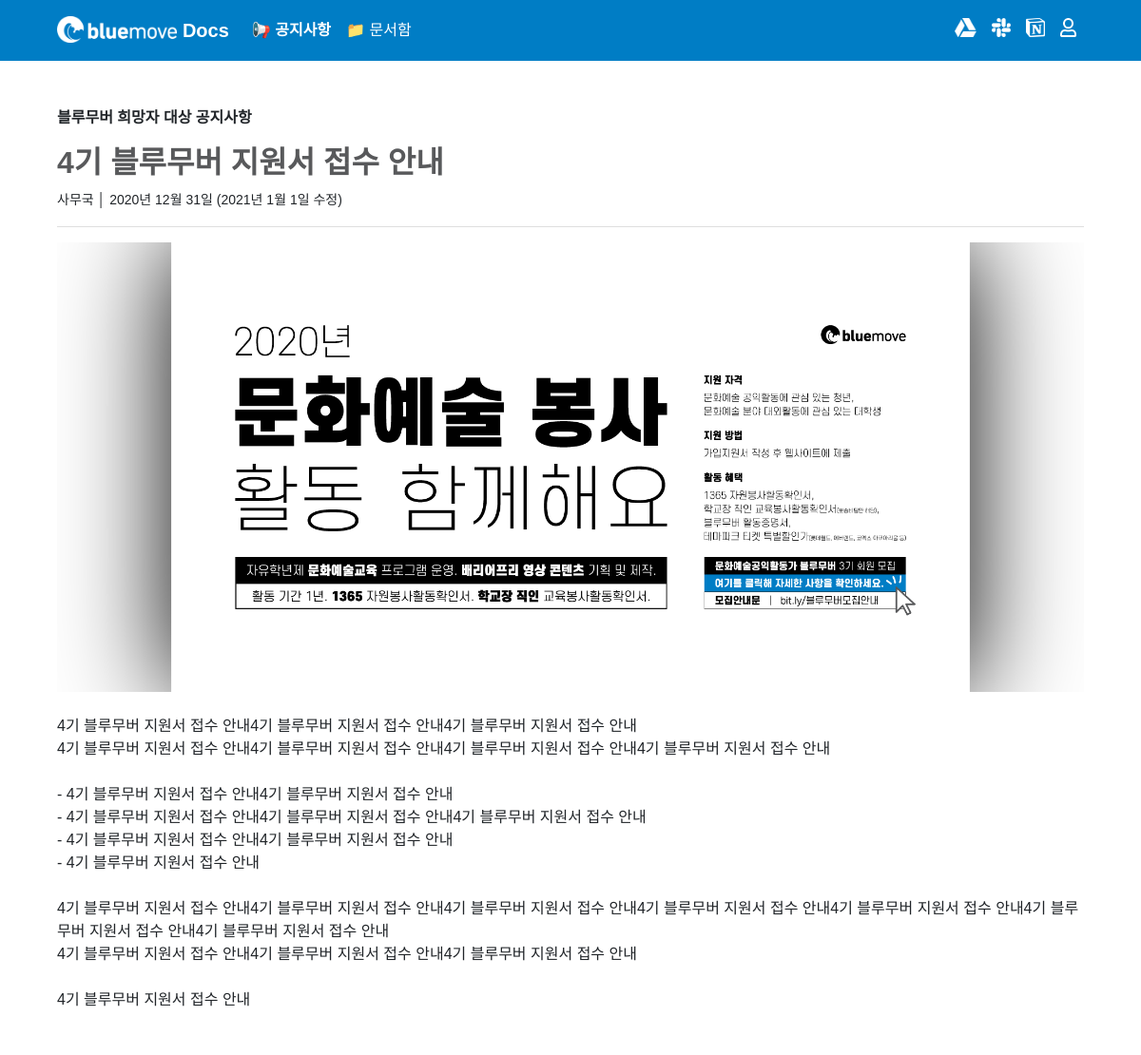
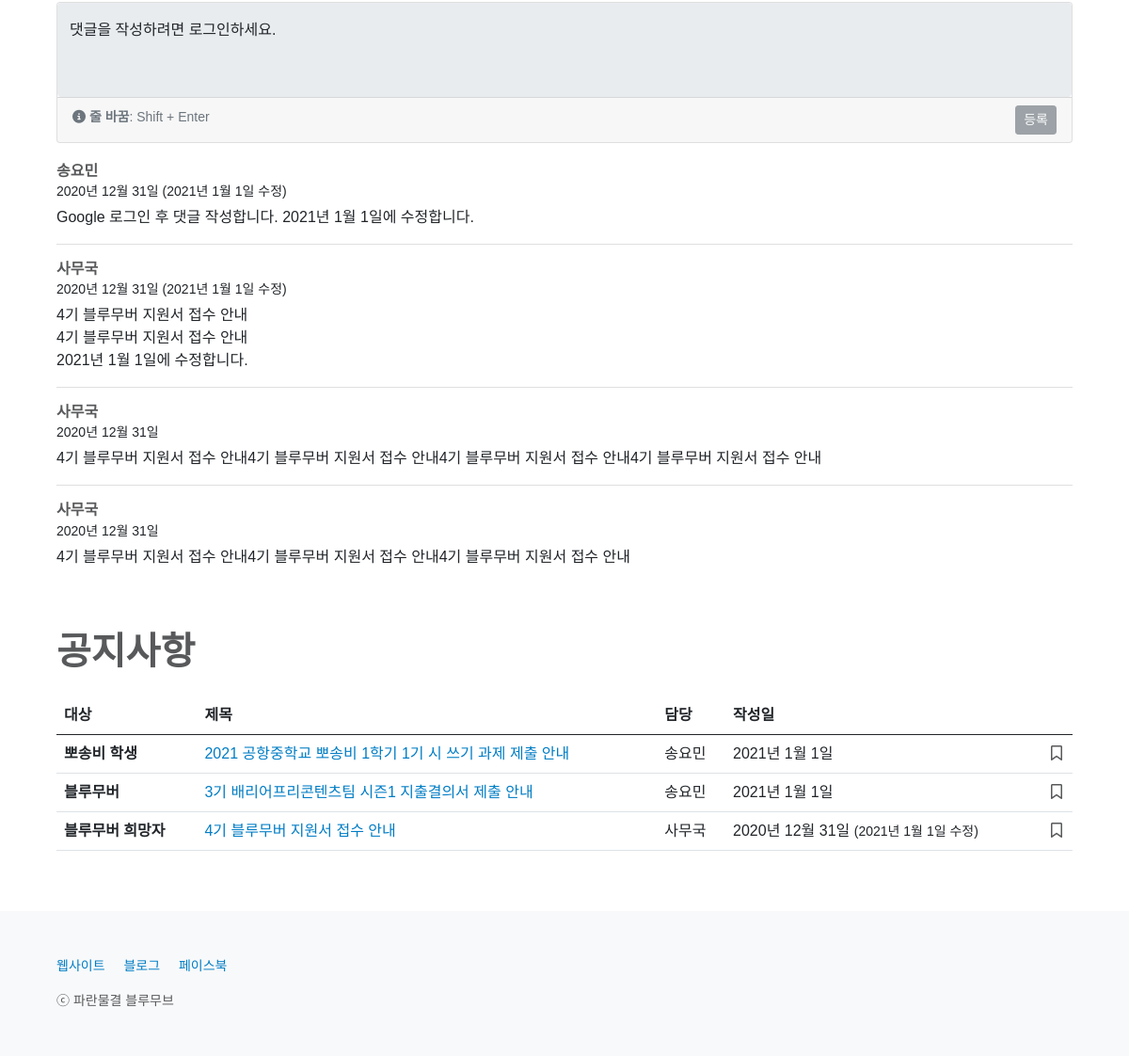
/notice/3/, run on an earlier commit of the app's database (2 pictures, top to bottom).
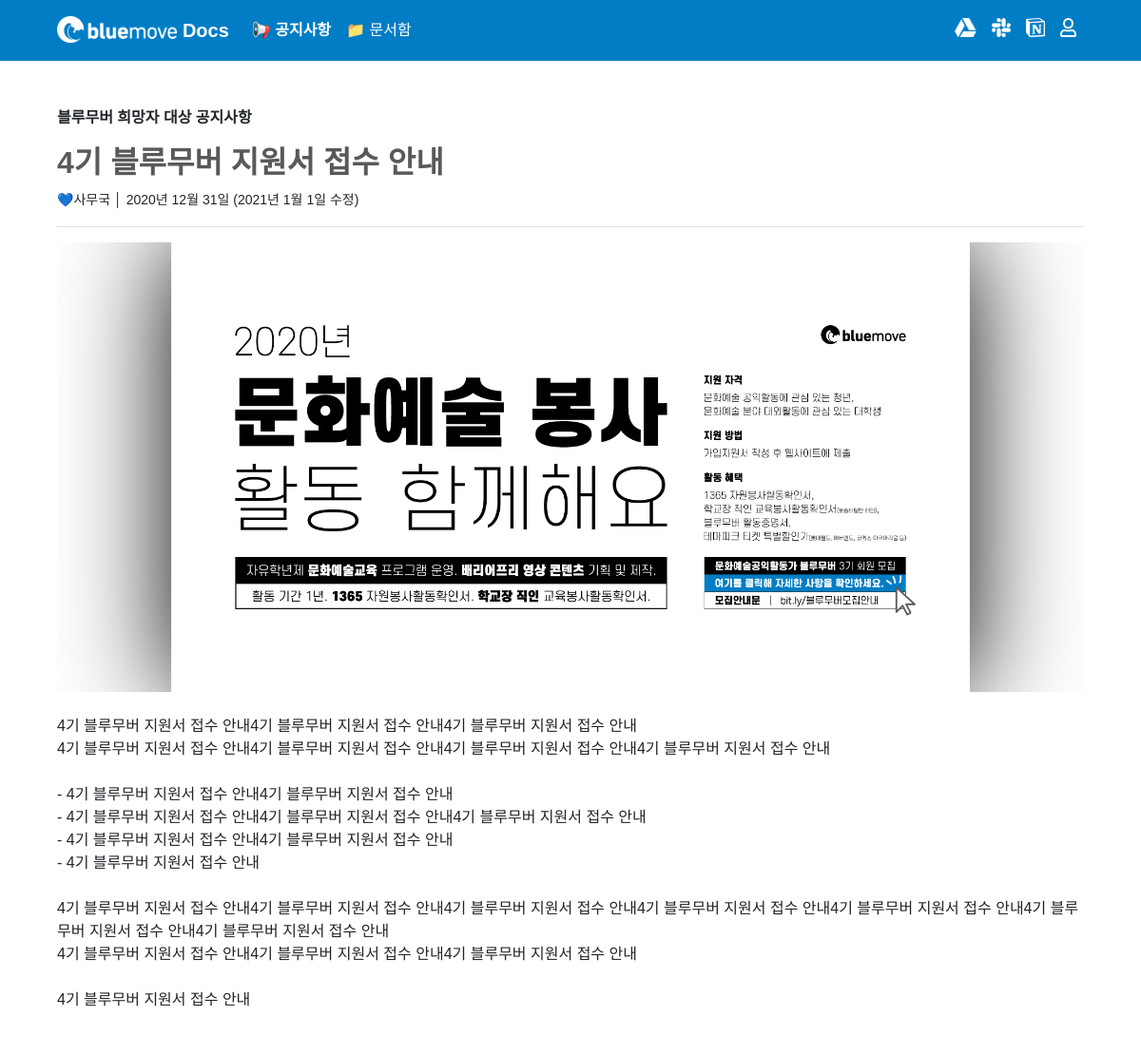
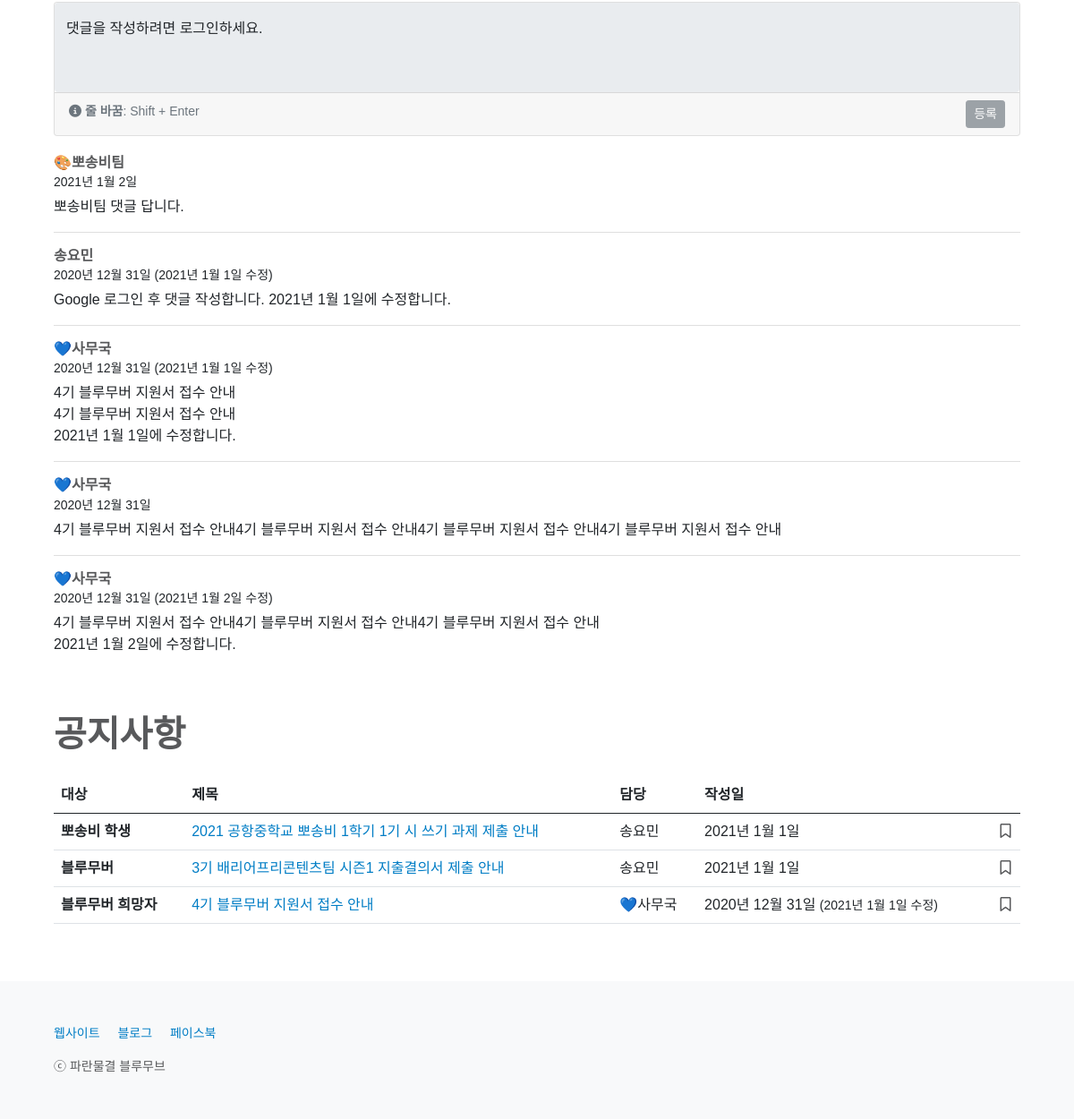
And on a later commit of the database (2 pictures, top to bottom).
### notice/models.py (models this page shows, shortened)
class Notice(models.Model):
    CATEGORY_CHOICES = {
        ('bluemover', '블루무버'),
        ('applicant', '블루무버 희망자'),
        ('posongvi', '뽀송비 학생')
    }
    title = models.CharField(max_length = 50, null = False)
    writer = models.ForeignKey(User, on_delete=models.CASCADE, null = True)
    category = models.CharField(max_length = 50, choices = CATEGORY_CHOICES, null = False)
    content = models.TextField(null = False)
    image = models.ImageField(upload_to='images/', null = True)
    created_at = models.DateField(auto_now_add = True)
    updated_at = models.DateField(auto_now = True)
    favorite_user_set = models.ManyToManyField(User, blank=True, related_name="favorite_user_set", through="Favorite")

class Comment(models.Model):
    content = models.TextField(null = False)
    writer = models.ForeignKey(User, on_delete = models.CASCADE)
    notice = models.ForeignKey(Notice, on_delete=models.CASCADE, related_name='comments')
    created_at = models.DateField(auto_now_add = True)
    updated_at = models.DateField(auto_now = True)

### notice/views.py (the view)
# urls.py: path('<int:id>/', read, name='read'),
def read(request, id):
    notice = Notice.objects.get(pk=id)
    all_noticies = Notice.objects.all().order_by('-id')
    all_comments = notice.comments.all().order_by('-id')
    return render(request, 'notice/read.html', {'notice': notice, 'all_noticies': all_noticies, 'all_comments': all_comments})

### notice/templates/notice/read.html (shortened to what this page needs)
{% extends 'base.html' %}
{% block content %}
{% include 'shared/_navbar4notice.html' %}
<main class="px-3 px-md-5">
    <div class="container-md my-5">
        <p style="font-weight: 600;">
            {% if notice.category == 'applicant' %}
            블루무버 희망자 대상 공지사항
            {% endif %}
        </p>
        <h2 style="font-weight: 600; color: #58595B;">{{ notice.title }}</h2>
        <small>
            {% if not notice.writer.first_name == '' %}
            {{ notice.writer.last_name }}{{ notice.writer.first_name }}
            {% else %}
            {{ notice.writer }}
            {% endif %}
            │
            {% if notice.created_at == notice.updated_at %}
            {{ notice.created_at }}
            {% else %}
            {{ notice.created_at }} ({{ notice.updated_at }} 수정)
            {% endif %}
        </small>
        <hr class="text-black-50">
        {% if notice.image %}
        <div class="mb-4 d-flex justify-content-center">
            <img src="{{ notice.image.url }}" class="img-fluid" alt="이미지 내용은 아래 본문과 같으니 참고하시기 바랍니다.">
        </div>
        {% endif %}
        <div style="white-space:pre-wrap;">{{ notice.content }}</div>
    </div>
    <div class="container-md">
        <form id="commentForm" name="commentForm" action="{% url 'notice:create_comment' notice.id %}#commentBoxPosition" method="POST">
            <div class="card">
                <div class="form-floating">
                    <textarea class="form-control" placeholder="댓글을 입력하세요." id="content" name="content" style="border: none; height: 100px; resize: none;" {% if not user.is_authenticated %}disabled{% endif %}></textarea>
                    <label for="content">
                    </label>
                </div>
                <div class="card-footer d-flex justify-content-between">
                    <div>
                        <small class="align-middle" style="color: #6C757D;"><i class="fas fa-info-circle"></i> <span style="font-weight: 600;">줄 바꿈</span>: Shift + Enter</small>
                    </div>
                    <div>
                        <button type="submit" class="btn btn-secondary btn-sm" onclick="button_click();" {% if not user.is_authenticated %}disabled{% endif %}>등록</button>
                    </div>
                </div>
            </div>
        </form>
    </div>
    <div class="container-md">
        <div class="list-group list-group-flush mt-1">
            {% for comment in all_comments %}
            <div class="list-group-item px-0 py-3">
                <h6 class="card-title m-0" style="font-weight: 600; color: #58595B;">
                    {% if not comment.writer.first_name == '' %}
                    {{ comment.writer.last_name }}{{ comment.writer.first_name }}
                    {% else %}
                    {{ comment.writer }}
                    {% endif %}
                </h6>
                <small class="card-subtitle mb-2">
                    {% if comment.created_at == comment.updated_at %}
                    {{ comment.created_at }}
                    {% else %}
                    {{ comment.created_at }} ({{ comment.updated_at }} 수정)
                    {% endif %}
                </small>
                <p class="card-text mt-1" style="white-space:pre-wrap;">{{ comment.content }}</p>
            </div>
            {% endfor %}
        </div>
    </div>
    <div class="container-md mt-5">
        <h1 class="mb-4" style="font-weight: 600; color: #58595B;">공지사항</h1>
        {% include 'shared/_noticetable.html' %}
    </div>
</main>
{% endblock %}

### home/templates/base.html (shortened to what this page needs)
{% load static %}
<!doctype html>
<html lang="ko">
    <head>
        <link href="/static/css/font.css" rel="stylesheet">
        <link href="https://cdn.jsdelivr.net/npm/bootstrap@5.0.0-beta1/dist/css/bootstrap.min.css" rel="stylesheet">
    </head>
    <body>
        {% block content %}
        {% endblock %}
        <footer class="bd-footer p-3 p-md-5 mt-5 bg-light text-center text-md-start" style="position: sticky;">
            <div class="container-md">
                <small>
                    <ul class="bd-footer-links ps-0 mb-3">
                        <li class="d-inline-block"><a href="https://bluemove.or.kr:451" target="_blank">웹사이트</a></li>
                        <li class="d-inline-block ms-3"><a href="https://blog.naver.com/bluewavebluemove" target="_blank">블로그</a></li>
                        <li class="d-inline-block ms-3"><a href="https://fb.com/bwbluemove" target="_blank">페이스북</a></li>
                    </ul>
                    <p class="mb-0" style="color: #58595B;">ⓒ 파란물결 블루무브</p>
                </small>
            </div>
        </footer>
    </body>
</html>

### home/templates/shared/_navbar4notice.html (shortened to what this page needs)
<header>
    <nav class="navbar navbar-expand-md navbar-dark px-3 px-md-5">
        <div class="container-md">
            <a class="navbar-brand" href="{% url 'home:home' %}" style="font-weight: 600;">
                <img src="/static/images/bluemovelogo.png" alt="블루무브" height="28" class="d-inline-block align-top">
                Docs
            </a>
            <div class="collapse navbar-collapse" id="navbarSupportedContent">
                <ul class="navbar-nav flex-row flex-wrap bd-navbar-nav pt-2 py-md-0">
                    <li class="nav-item col-6 col-md-auto">
                        <a class="nav-link p-2 active" aria-current="page" href="{% url 'notice:main' %}">📢 공지사항</a>
                    </li>
                    <li class="nav-item col-6 col-md-auto">
                        <a class="nav-link p-2" href="{% url 'box:main' %}">📁 문서함</a>
                    </li>
                </ul>
                {% include 'shared/_navbarside.html' %}
            </div>
        </div>
      </nav>
</header>

### home/templates/shared/_navbarside.html (shortened to what this page needs)
<ul class="navbar-nav flex-row flex-wrap ms-md-auto mb-2">
    <li class="nav-item col-6 col-md-auto">
        <a class="nav-link p-2" href="http://drive.bluemove.or.kr" target="_blank" rel="noopener">
            <img src="/static/images/googledrivelogo.png" alt="구글 드라이브로 이동" title="구글 드라이브" height="20" class="d-inline-block">
        </a>
    </li>
    <li class="nav-item col-6 col-md-auto">
        <a class="nav-link p-2" href="https://bwbluemove.slack.com" target="_blank" rel="noopener">
            <img src="/static/images/slacklogo.png" alt="슬랙으로 이동" title="슬랙" height="20" class="d-inline-block">
        </a>
    </li>
    <li class="nav-item col-6 col-md-auto">
        <a class="nav-link p-2" href="https://notion.so/bluemove" target="_blank" rel="noopener">
            <img src="/static/images/notionlogo.png" alt="노션으로 이동" title="노션" height="20" class="d-inline-block">
        </a>
    </li>
    {% if not user.is_authenticated %}
    <li class="nav-item col-6 col-md-auto">
        <a class="nav-link p-2" href="{% url 'account_login' %}?next={{ request.path }}">
            <img src="/static/images/account_notauth.png" alt="로그인" title="로그인" height="20" class="d-inline-block">
        </a>
    </li>
    {% endif %}
</ul>

### home/templates/shared/_noticetable.html (shortened to what this page needs)
<div class="table-responsive" id="noticetable-table">
    <table class="table">
        <thead>
            <tr>
                <th scope="col">대상</th>
                <th scope="col">제목</th>
                <th scope="col">담당</th>
                <th scope="col">작성일</th>
                <th class="text-center" scope="col"></th>
            </tr>
        </thead>
        <tbody>
            {% for notice in all_noticies %}
            <tr>
                <th scope="row">
                    {% if notice.category == 'bluemover' %}
                    블루무버
                    {% endif %}
                    {% if notice.category == 'posongvi' %}
                    뽀송비 학생
                    {% endif %}
                    {% if notice.category == 'applicant' %}
                    블루무버 희망자
                    {% endif %}
                </th>
                <td><a href="{% url 'notice:read' notice.id %}">{{ notice.title }}</a></td>
                <td>
                    {% if not notice.writer.first_name == '' %}
                    {{ notice.writer.last_name }}{{ notice.writer.first_name }}
                    {% else %}
                    {{ notice.writer }}
                    {% endif %}
                </td>
                <td>
                    {% if notice.created_at == notice.updated_at %}
                    {{ notice.created_at }}
                    {% else %}
                    {{ notice.created_at }} <small>({{ notice.updated_at }} 수정)</small>
                    {% endif %}
                </td>
                <td>
                    {% if user.is_authenticated %}
                    <div class="text-center">
                        <a class="bookmark" href="{% url 'notice:notice_favorite' notice.id %}?next={{ request.path }}">
                            {% if user in notice.favorite_user_set.all %}
                            <i class="fas fa-bookmark"></i>
                            {% else %}
                            <i class="far fa-bookmark"></i>
                            {% endif %}
                        </a>
                    </div>
                    {% else %}
                    <div class="text-center">
                        <a type="button" class="bookmark" data-bs-toggle="modal" data-bs-target="#tableloginModal">
                            <i class="far fa-bookmark"></i>
                        </a>
                    </div>
                    {% endif %}
                </td>
            </tr>
            {% endfor %}
        </tbody>
    </table>
</div>

### home/templates/base.html (style rules this page uses)
body { min-height: 100vh; display: flex; flex-direction: column; }
main { flex: 1; }
a { color: #007DC5; text-decoration: none; }
.bookmark { color: #58595B; font-weight: 300; text-decoration: none; }
nav { background-color: #007DC5; }
#navbarSupportedContent > ul > li > .active { font-weight: 600; }
#navbarSupportedContent > ul > li > .nav-link { color: #FFFFFF; }
.btn-secondary { color: #FFFFFF; background-color: #58595B; border-color: #58595B; }

What changed in the data, as far as the page shows it:
changed through a linked row, Notice "4기 블루무버 지원서 접수 안내": writer.first_name "사무국" → "💙사무국"
added Comment: writer.first_name "🎨뽀송비팀", created_at "2021년 1월 2일", content "뽀송비팀 댓글 답니다."
changed through a linked row, Comment "4기 블루무버 지원서 접수 안내 4기 블루무버 지원서 접수 안내 2021년 1월 1일에 수정합니다.": writer.first_name "사무국" → "💙사무국"
changed through a linked row, Comment "4기 블루무버 지원서 접수 안내4기 블루무버 지원서 접수 안내4기 블루무버 지원서 접수 안내4기 블루무버 지원서 접수 안내": writer.first_name "사무국" → "💙사무국"
changed Comment: writer.first_name "사무국" → "💙사무국"; updated_at (not shown) → "2021년 1월 2일"; content "4기 블루무버 지원서 접수 안내4기 블루무버 지원서 접수 안내4기 블루무버 지원서 접수 안내" → "4기 블루무버 지원서 접수 안내4기 블루무버 지원서 접수 안내4기 블루무버 지원서 접수 안내 2021년 1월 2일에 수정합니다."
